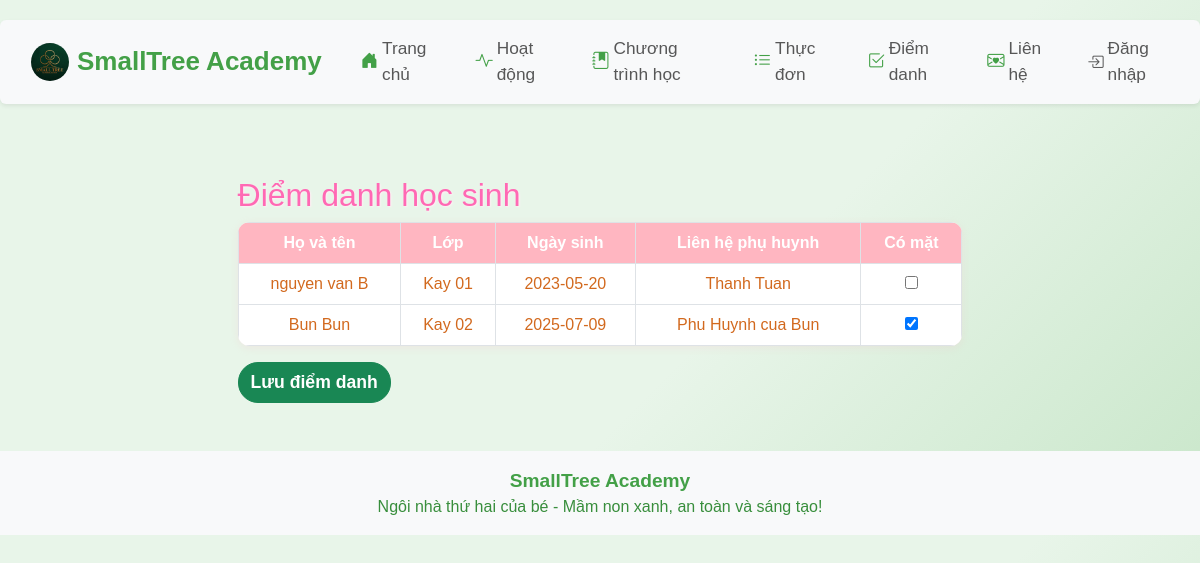
The app's page /attendance/mark, older data.
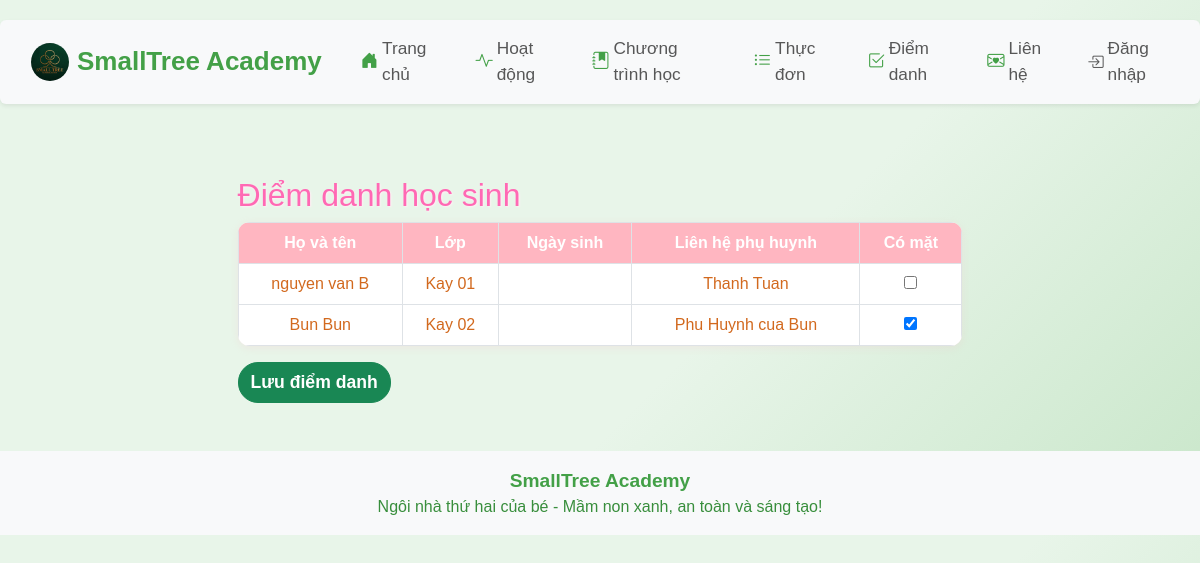
The same page, newer data.
### app/models.py (models this page shows)
class Child(db.Model):
    id = db.Column(db.Integer, primary_key=True)
    name = db.Column(db.String(100), nullable=False)
    age = db.Column(db.Integer, nullable=False)
    parent_contact = db.Column(db.String(100), nullable=False)
    class_name = db.Column(db.String(100))
    birth_date = db.Column(db.String(20))
    status = db.Column(db.String(20), default='Chưa điểm danh')
    email = db.Column(db.String(100))
    phone = db.Column(db.String(20))
    password = db.Column(db.String(100))
    student_code = db.Column(db.String(20), unique=True, nullable=True)

### app/routes.py (the view, shortened to what this page needs)
@main.route('/attendance/mark', methods=['GET', 'POST'])
def mark_attendance():
    students = Child.query.all()
    mobile = is_mobile()
    return render_template('mark_attendance.html', students=students, title='Điểm danh học sinh', mobile=mobile)

### app/__init__.py (called while the page is built)
def create_app():
    app = Flask(__name__)
    app.config['SECRET_KEY'] = 'your-secret-key'
    app.config['SQLALCHEMY_DATABASE_URI'] = 'sqlite:///site.db'
    app.config['SQLALCHEMY_TRACK_MODIFICATIONS'] = False
    db.init_app(app)
    migrate = Migrate(app, db)
    csrf = CSRFProtect(app)
    @app.context_processor
    def inject_csrf_token():
        from flask_wtf.csrf import generate_csrf
        return dict(csrf_token=generate_csrf)
    from app.routes import main
    app.register_blueprint(main)
    return app

### app/routes.py (called while the page is built)
def is_mobile():
    ua = request.user_agent.string.lower()
    return 'mobile' in ua or 'android' in ua or 'iphone' in ua

### app/templates/mark_attendance.html (shortened to what this page needs)
{% extends 'base.html' %}
{% block content %}
<div class="container mt-5">
    <h2>Điểm danh học sinh</h2>
    <form method="post">
        <table class="table table-bordered">
            <thead>
                <tr>
                    <th>Họ và tên</th>
                    <th>Lớp</th>
                    <th>Ngày sinh</th>
                    <th>Liên hệ phụ huynh</th>
                    <th>Có mặt</th>
                </tr>
            </thead>
            <tbody>
                {% for student in students %}
                <tr>
                    <td>{{ student.name }}</td>
                    <td>{{ student.class_name if student.class_name else '' }}</td>
                    <td>{{ student.birth_date if student.birth_date else '' }}</td>
                    <td>{{ student.parent_contact }}</td>
                    <td><input type="checkbox" name="present_{{ student.id }}" {% if student.status == 'Có mặt' %}checked{% endif %}></td>
                </tr>
                {% else %}
                <tr><td colspan="5">Chưa có học sinh nào.</td></tr>
                {% endfor %}
            </tbody>
        </table>
        <button type="submit" class="btn btn-success">Lưu điểm danh</button>
    </form>
</div>
{% endblock %}

Row changes from the older to the newer data that the page shows:
changed Child "nguyen van B": birth_date "2023-05-20" → (not shown)
changed Child "Bun Bun": birth_date "2025-07-09" → (not shown)
